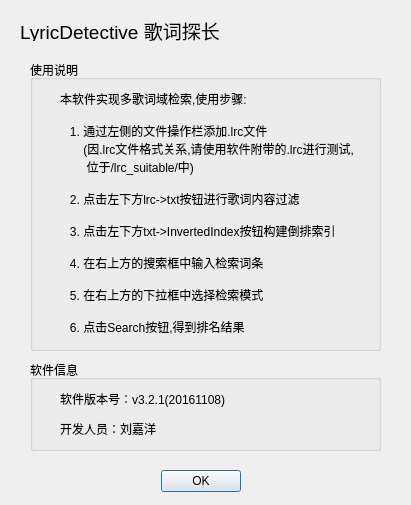
<?xml version="1.0" encoding="UTF-8"?>
<ui version="4.0">
 <class>Dialog</class>
 <widget class="QDialog" name="Dialog">
  <property name="geometry">
   <rect>
    <x>0</x>
    <y>0</y>
    <width>411</width>
    <height>505</height>
   </rect>
  </property>
  <property name="windowTitle">
   <string>Dialog</string>
  </property>
  <widget class="QGroupBox" name="groupBox">
   <property name="geometry">
    <rect>
     <x>30</x>
     <y>360</y>
     <width>351</width>
     <height>91</height>
    </rect>
   </property>
   <property name="title">
    <string>软件信息</string>
   </property>
   <widget class="QLabel" name="label_2">
    <property name="geometry">
     <rect>
      <x>30</x>
      <y>30</y>
      <width>241</width>
      <height>17</height>
     </rect>
    </property>
    <property name="text">
     <string>软件版本号：v3.2.1(20161108)</string>
    </property>
   </widget>
   <widget class="QLabel" name="label_4">
    <property name="geometry">
     <rect>
      <x>30</x>
      <y>60</y>
      <width>171</width>
      <height>17</height>
     </rect>
    </property>
    <property name="text">
     <string>开发人员：刘嘉洋</string>
    </property>
   </widget>
  </widget>
  <widget class="QLabel" name="label">
   <property name="geometry">
    <rect>
     <x>20</x>
     <y>20</y>
     <width>231</width>
     <height>21</height>
    </rect>
   </property>
   <property name="font">
    <font>
     <pointsize>14</pointsize>
     <weight>50</weight>
     <italic>false</italic>
     <bold>false</bold>
    </font>
   </property>
   <property name="text">
    <string>LyricDetective 歌词探长</string>
   </property>
  </widget>
  <widget class="QGroupBox" name="groupBox_2">
   <property name="geometry">
    <rect>
     <x>30</x>
     <y>60</y>
     <width>351</width>
     <height>291</height>
    </rect>
   </property>
   <property name="title">
    <string>使用说明</string>
   </property>
   <widget class="QLabel" name="label_5">
    <property name="geometry">
     <rect>
      <x>30</x>
      <y>30</y>
      <width>311</width>
      <height>251</height>
     </rect>
    </property>
    <property name="text">
     <string>本软件实现多歌词域检索,使用步骤:

   1. 通过左侧的文件操作栏添加.lrc文件
       (因.lrc文件格式关系,请使用软件附带的.lrc进行测试,
        位于/lrc_suitable/中)

   2. 点击左下方lrc-&gt;txt按钮进行歌词内容过滤

   3. 点击左下方txt-&gt;InvertedIndex按钮构建倒排索引

   4. 在右上方的搜索框中输入检索词条

   5. 在右上方的下拉框中选择检索模式

   6. 点击Search按钮,得到排名结果</string>
    </property>
    <property name="alignment">
     <set>Qt::AlignLeading|Qt::AlignLeft|Qt::AlignTop</set>
    </property>
   </widget>
  </widget>
  <widget class="QDialogButtonBox" name="buttonBox">
   <property name="geometry">
    <rect>
     <x>160</x>
     <y>470</y>
     <width>81</width>
     <height>22</height>
    </rect>
   </property>
   <property name="standardButtons">
    <set>QDialogButtonBox::Ok</set>
   </property>
  </widget>
 </widget>
 <resources/>
 <connections/>
</ui>
